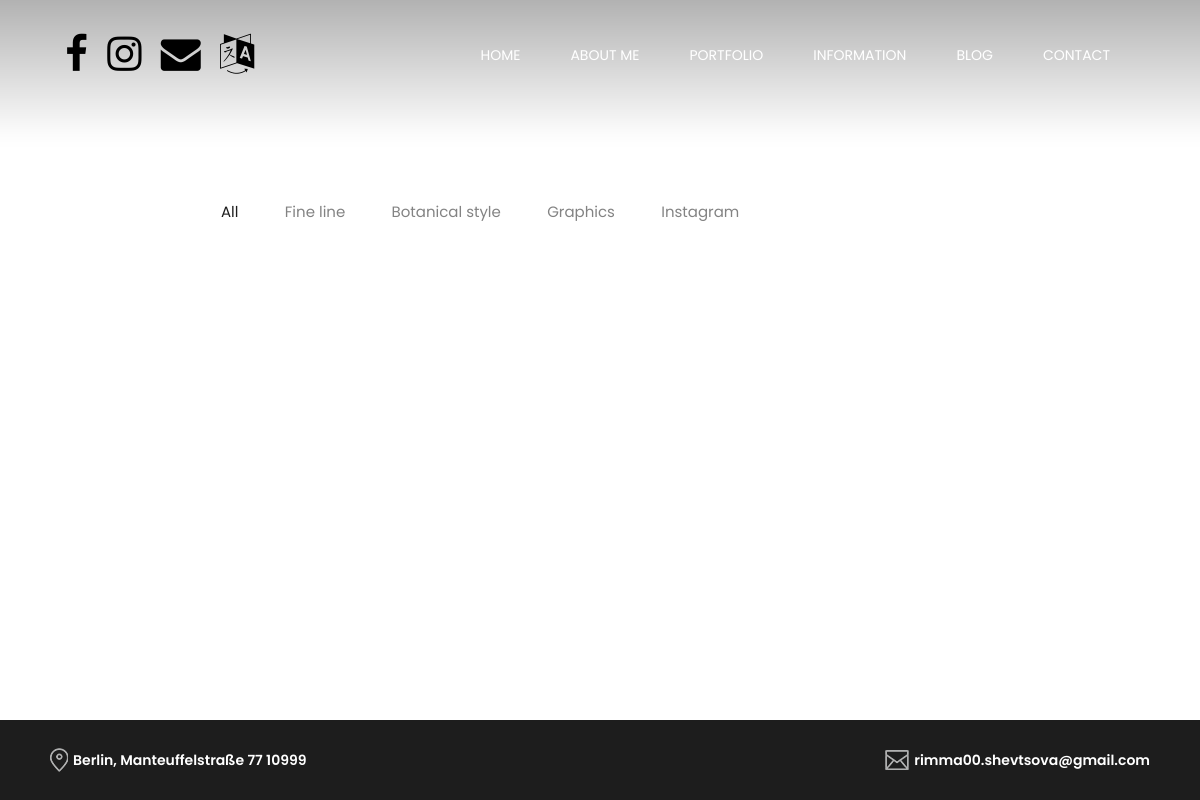
/en/portfolio/, run on the app's committed database.
### portfolio/models.py (models this page shows, shortened)
class Tag(models.Model):
    name = models.CharField(max_length=100, unique=True)

### portfolio/views.py (the view)
# urls.py: path('portfolio/', views.portfolio, name='portfolio'),
def portfolio(request: HttpRequest) -> HttpResponse:
    portfolio_photos = get_portfolio_images()  # Исправлено имя переменной для консистентности
    tags = Tag.objects.all()
    context: Dict[str, Any] = {
        'portfolio_photos': portfolio_photos,
        'tags': tags,
    }
    return render(request, 'portfolio/pages/portfolio.html', context)

### portfolio/utils.py (called while the page is built)
def get_cached_images(cache_key: str, model: Type[Model], timeout: int = 60 * 30) -> QuerySet:
    images = cache.get(cache_key)
    if not images:
        images = model.objects.all()
        cache.set(cache_key, images, timeout=timeout)
    return images

def get_portfolio_images() -> QuerySet[PortfolioImage]:
    return get_cached_images("portfolio_images", PortfolioImage)

### portfolio/templates/portfolio/pages/portfolio.html (shortened to what this page needs)
{% extends 'base.html' %}
{%load static%}
{% load i18n %}
{%block content%}
   <div class="gallery_area clearfix">
    <div class="container-fluid clearfix">
        <div class="gallery_menu">
            <div class="portfolio-menu">
                <button class="active btn filter-btn" data-filter="*">All</button>
                {% for tag in tags %}
                    <button class="btn" type="button" data-filter=".{{ tag.name|slugify }}">{{ tag.name }}</button>
                {% endfor %}
                <button class="btn" type="button" data-filter=".instagram">Instagram</button>
            </div>
        </div>
        <div class="row portfolio-column">
            {% for photo in portfolio_photos %}
                {% for tag in photo.tags.all %}
                    <div class="col-12 col-sm-6 col-md-4 col-lg-3 column_single_gallery_item {{ tag.name|slugify }}">
                </div>
                {% endfor %}
            {% endfor %}
        </div>
    </div>
</div>
{%endblock%}

### static/css/core-style.css (style rules this page uses)
* { margin: 0; padding: 0; }
body { font-family: 'Poppins', sans-serif; font-weight: 400; overflow-x: hidden; }
.gallery_area { height: calc(100% - 380px); width: calc(100% - 245px); overflow-y: scroll; position: fixed; z-index: 1; top: 200px; left: 185px; right: 60px; padding-right: 45px; }
.portfolio-menu button { background-color: transparent; font-size: 15px; color: #838383; padding: 0 20px; -webkit-transition-duration: 500ms; transition-duration: 500ms; }
.portfolio-menu button.active, .portfolio-menu button:hover { color: #1d1d1d; }
.gallery_menu { margin-bottom: 100px; }
.column_single_gallery_item { margin-bottom: 30px; }

### data on the page
Tag: name "Fine line"
Tag: name "Botanical style"
Tag: name "Graphics"
